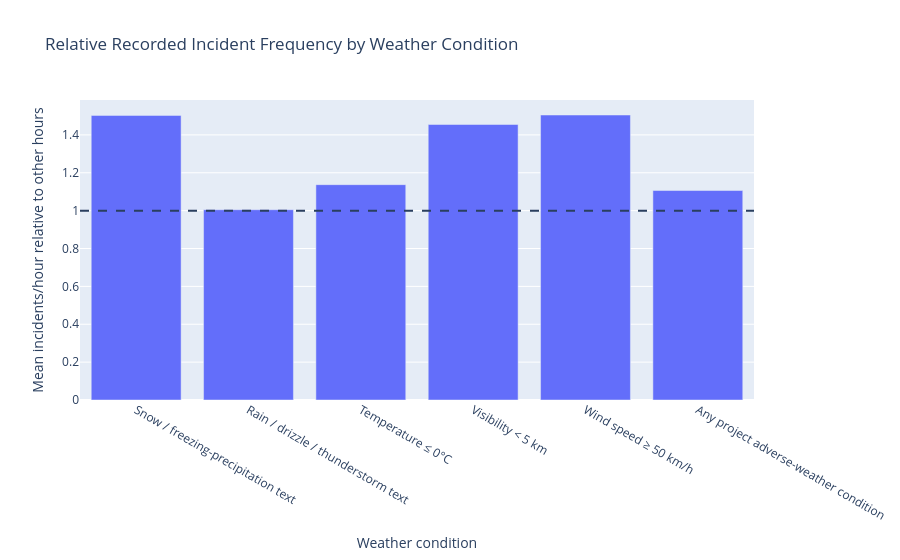

Notebook code for this chart:
### Code cell
# Plot relative incident-frequency differences.
plot_conditions = condition_comparison.dropna(
    subset=["relative_rate"]
).copy()

fig = px.bar(
    plot_conditions,
    x="condition",
    y="relative_rate",
    title=(
        "Relative Recorded Incident Frequency "
        "by Weather Condition"
    ),
    labels={
        "condition": "Weather condition",
        "relative_rate": (
            "Mean incidents/hour relative to other hours"
        ),
    },
)

fig.add_hline(
    y=1,
    line_dash="dash",
)

fig.show()

### Figure 1 — Plotly figure (JSON) as saved in the notebook; plotly's stock layout.template omitted (floating-point values rounded to 4 significant figures)
{"data": [{"hovertemplate": "Weather condition=%{x}<br>Mean incidents/hour relative to other hours=%{y}<extra></extra>", "legendgroup": "", "marker": {"color": "#636efa", "pattern": {"shape": ""}}, "name": "", "orientation": "v", "showlegend": false, "textposition": "auto", "type": "bar", "x": ["Snow / freezing-precipitation text", "Rain / drizzle / thunderstorm text", "Temperature ≤ 0°C", "Visibility < 5 km", "Wind speed ≥ 50 km/h", "Any project adverse-weather condition"], "xaxis": "x", "y": [1.503, 1.005, 1.137, 1.455, 1.505, 1.106], "yaxis": "y"}], "layout": {"barmode": "relative", "legend": {"tracegroupgap": 0}, "shapes": [{"line": {"dash": "dash"}, "type": "line", "x0": 0, "x1": 1, "xref": "x domain", "y0": 1, "y1": 1, "yref": "y"}], "title": {"text": "Relative Recorded Incident Frequency by Weather Condition"}, "xaxis": {"anchor": "y", "domain": [0, 1], "title": {"text": "Weather condition"}}, "yaxis": {"anchor": "x", "domain": [0, 1], "title": {"text": "Mean incidents/hour relative to other hours"}}}}
